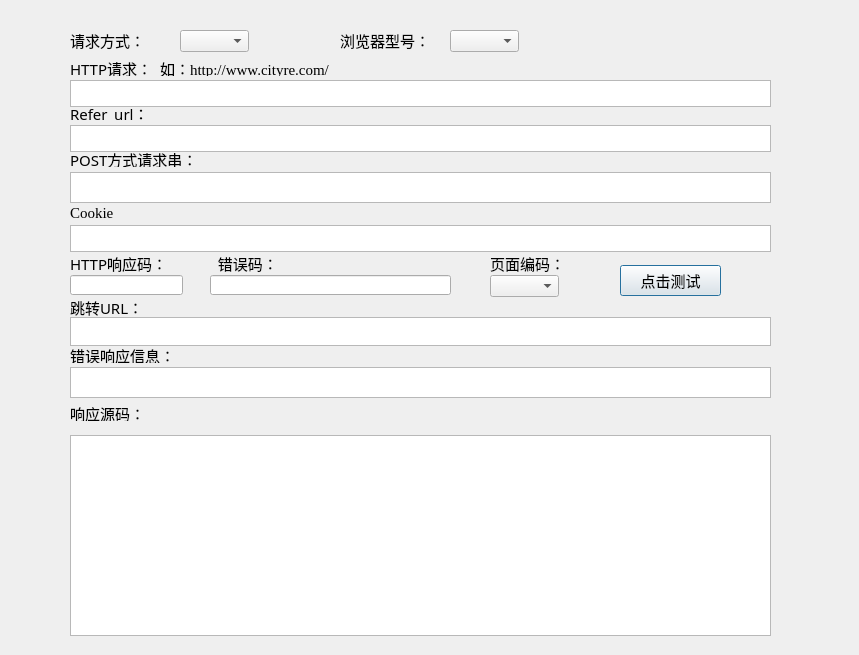
<?xml version="1.0" encoding="UTF-8"?>
<ui version="4.0">
 <class>Dialog</class>
 <widget class="QDialog" name="Dialog">
  <property name="geometry">
   <rect>
    <x>0</x>
    <y>0</y>
    <width>859</width>
    <height>655</height>
   </rect>
  </property>
  <property name="windowTitle">
   <string>Dialog</string>
  </property>
  <widget class="QLabel" name="label">
   <property name="geometry">
    <rect>
     <x>70</x>
     <y>60</y>
     <width>81</width>
     <height>16</height>
    </rect>
   </property>
   <property name="font">
    <font>
     <family>楷体</family>
     <pointsize>11</pointsize>
    </font>
   </property>
   <property name="text">
    <string>HTTP请求：</string>
   </property>
  </widget>
  <widget class="QLabel" name="label_2">
   <property name="geometry">
    <rect>
     <x>70</x>
     <y>253</y>
     <width>91</width>
     <height>21</height>
    </rect>
   </property>
   <property name="font">
    <font>
     <family>楷体</family>
     <pointsize>11</pointsize>
    </font>
   </property>
   <property name="text">
    <string>HTTP响应码：</string>
   </property>
  </widget>
  <widget class="QLabel" name="label_3">
   <property name="geometry">
    <rect>
     <x>70</x>
     <y>297</y>
     <width>71</width>
     <height>20</height>
    </rect>
   </property>
   <property name="font">
    <font>
     <family>楷体</family>
     <pointsize>11</pointsize>
    </font>
   </property>
   <property name="text">
    <string>跳转URL：</string>
   </property>
  </widget>
  <widget class="QLabel" name="label_4">
   <property name="geometry">
    <rect>
     <x>70</x>
     <y>405</y>
     <width>71</width>
     <height>16</height>
    </rect>
   </property>
   <property name="font">
    <font>
     <family>楷体</family>
     <pointsize>11</pointsize>
    </font>
   </property>
   <property name="text">
    <string>响应源码：</string>
   </property>
  </widget>
  <widget class="QLineEdit" name="httprsp">
   <property name="geometry">
    <rect>
     <x>70</x>
     <y>275</y>
     <width>113</width>
     <height>20</height>
    </rect>
   </property>
   <property name="font">
    <font>
     <family>Times New Roman</family>
     <pointsize>11</pointsize>
    </font>
   </property>
  </widget>
  <widget class="QPushButton" name="pushButton">
   <property name="geometry">
    <rect>
     <x>620</x>
     <y>265</y>
     <width>101</width>
     <height>31</height>
    </rect>
   </property>
   <property name="font">
    <font>
     <family>楷体</family>
     <pointsize>11</pointsize>
    </font>
   </property>
   <property name="text">
    <string>点击测试</string>
   </property>
  </widget>
  <widget class="QPlainTextEdit" name="httpcontent">
   <property name="geometry">
    <rect>
     <x>70</x>
     <y>435</y>
     <width>701</width>
     <height>201</height>
    </rect>
   </property>
   <property name="font">
    <font>
     <family>Times New Roman</family>
    </font>
   </property>
  </widget>
  <widget class="QPlainTextEdit" name="httpreq">
   <property name="geometry">
    <rect>
     <x>70</x>
     <y>80</y>
     <width>701</width>
     <height>27</height>
    </rect>
   </property>
   <property name="font">
    <font>
     <family>Times New Roman</family>
     <pointsize>10</pointsize>
    </font>
   </property>
  </widget>
  <widget class="QPlainTextEdit" name="httpgoto">
   <property name="geometry">
    <rect>
     <x>70</x>
     <y>317</y>
     <width>701</width>
     <height>29</height>
    </rect>
   </property>
   <property name="font">
    <font>
     <family>Times New Roman</family>
     <pointsize>11</pointsize>
    </font>
   </property>
  </widget>
  <widget class="QComboBox" name="comboBox">
   <property name="geometry">
    <rect>
     <x>490</x>
     <y>275</y>
     <width>69</width>
     <height>22</height>
    </rect>
   </property>
   <property name="font">
    <font>
     <family>Times New Roman</family>
     <pointsize>11</pointsize>
    </font>
   </property>
  </widget>
  <widget class="QLabel" name="label_5">
   <property name="geometry">
    <rect>
     <x>490</x>
     <y>253</y>
     <width>81</width>
     <height>21</height>
    </rect>
   </property>
   <property name="font">
    <font>
     <family>楷体</family>
     <pointsize>11</pointsize>
    </font>
   </property>
   <property name="text">
    <string>页面编码：</string>
   </property>
  </widget>
  <widget class="QLabel" name="label_6">
   <property name="geometry">
    <rect>
     <x>70</x>
     <y>105</y>
     <width>121</width>
     <height>16</height>
    </rect>
   </property>
   <property name="font">
    <font>
     <family>楷体</family>
     <pointsize>11</pointsize>
    </font>
   </property>
   <property name="text">
    <string>Refer_url：</string>
   </property>
  </widget>
  <widget class="QPlainTextEdit" name="referurl">
   <property name="geometry">
    <rect>
     <x>70</x>
     <y>125</y>
     <width>701</width>
     <height>27</height>
    </rect>
   </property>
   <property name="font">
    <font>
     <family>Times New Roman</family>
     <pointsize>10</pointsize>
    </font>
   </property>
  </widget>
  <widget class="QLabel" name="label_7">
   <property name="geometry">
    <rect>
     <x>70</x>
     <y>30</y>
     <width>71</width>
     <height>21</height>
    </rect>
   </property>
   <property name="font">
    <font>
     <family>楷体</family>
     <pointsize>11</pointsize>
    </font>
   </property>
   <property name="text">
    <string>请求方式：</string>
   </property>
  </widget>
  <widget class="QComboBox" name="comboBox_2">
   <property name="geometry">
    <rect>
     <x>180</x>
     <y>30</y>
     <width>69</width>
     <height>22</height>
    </rect>
   </property>
   <property name="font">
    <font>
     <family>Times New Roman</family>
     <pointsize>12</pointsize>
    </font>
   </property>
  </widget>
  <widget class="QLabel" name="label_8">
   <property name="geometry">
    <rect>
     <x>160</x>
     <y>60</y>
     <width>201</width>
     <height>16</height>
    </rect>
   </property>
   <property name="font">
    <font>
     <family>Times New Roman</family>
     <pointsize>11</pointsize>
    </font>
   </property>
   <property name="text">
    <string>如：http://www.cityre.com/</string>
   </property>
  </widget>
  <widget class="QPlainTextEdit" name="httperrmsg">
   <property name="geometry">
    <rect>
     <x>70</x>
     <y>367</y>
     <width>701</width>
     <height>31</height>
    </rect>
   </property>
   <property name="font">
    <font>
     <family>Times New Roman</family>
     <pointsize>11</pointsize>
    </font>
   </property>
  </widget>
  <widget class="QLabel" name="label_9">
   <property name="geometry">
    <rect>
     <x>70</x>
     <y>347</y>
     <width>121</width>
     <height>16</height>
    </rect>
   </property>
   <property name="font">
    <font>
     <family>楷体</family>
     <pointsize>11</pointsize>
    </font>
   </property>
   <property name="text">
    <string>错误响应信息：</string>
   </property>
  </widget>
  <widget class="QLabel" name="label_10">
   <property name="geometry">
    <rect>
     <x>210</x>
     <y>253</y>
     <width>91</width>
     <height>21</height>
    </rect>
   </property>
   <property name="font">
    <font>
     <family>楷体</family>
     <pointsize>11</pointsize>
    </font>
   </property>
   <property name="text">
    <string>  错误码：</string>
   </property>
  </widget>
  <widget class="QLineEdit" name="httperrcode">
   <property name="geometry">
    <rect>
     <x>210</x>
     <y>275</y>
     <width>241</width>
     <height>20</height>
    </rect>
   </property>
   <property name="font">
    <font>
     <family>Times New Roman</family>
     <pointsize>11</pointsize>
    </font>
   </property>
  </widget>
  <widget class="QPlainTextEdit" name="cookiestring">
   <property name="geometry">
    <rect>
     <x>70</x>
     <y>225</y>
     <width>701</width>
     <height>27</height>
    </rect>
   </property>
   <property name="font">
    <font>
     <family>Times New Roman</family>
     <pointsize>10</pointsize>
    </font>
   </property>
  </widget>
  <widget class="QLabel" name="label_11">
   <property name="geometry">
    <rect>
     <x>70</x>
     <y>205</y>
     <width>121</width>
     <height>16</height>
    </rect>
   </property>
   <property name="font">
    <font>
     <family>Times New Roman</family>
     <pointsize>11</pointsize>
    </font>
   </property>
   <property name="text">
    <string>Cookie</string>
   </property>
  </widget>
  <widget class="QLabel" name="label_12">
   <property name="geometry">
    <rect>
     <x>70</x>
     <y>151</y>
     <width>121</width>
     <height>16</height>
    </rect>
   </property>
   <property name="font">
    <font>
     <family>楷体</family>
     <pointsize>11</pointsize>
    </font>
   </property>
   <property name="text">
    <string>POST方式请求串：</string>
   </property>
  </widget>
  <widget class="QPlainTextEdit" name="poststr">
   <property name="geometry">
    <rect>
     <x>70</x>
     <y>172</y>
     <width>701</width>
     <height>31</height>
    </rect>
   </property>
   <property name="font">
    <font>
     <family>Times New Roman</family>
     <pointsize>10</pointsize>
    </font>
   </property>
  </widget>
  <widget class="QComboBox" name="comboBox_3">
   <property name="geometry">
    <rect>
     <x>450</x>
     <y>30</y>
     <width>69</width>
     <height>22</height>
    </rect>
   </property>
   <property name="font">
    <font>
     <family>Times New Roman</family>
     <pointsize>12</pointsize>
    </font>
   </property>
  </widget>
  <widget class="QLabel" name="label_13">
   <property name="geometry">
    <rect>
     <x>340</x>
     <y>30</y>
     <width>91</width>
     <height>21</height>
    </rect>
   </property>
   <property name="font">
    <font>
     <family>楷体</family>
     <pointsize>11</pointsize>
    </font>
   </property>
   <property name="text">
    <string>浏览器型号：</string>
   </property>
  </widget>
 </widget>
 <layoutdefault spacing="6" margin="11"/>
 <resources/>
 <connections/>
</ui>
